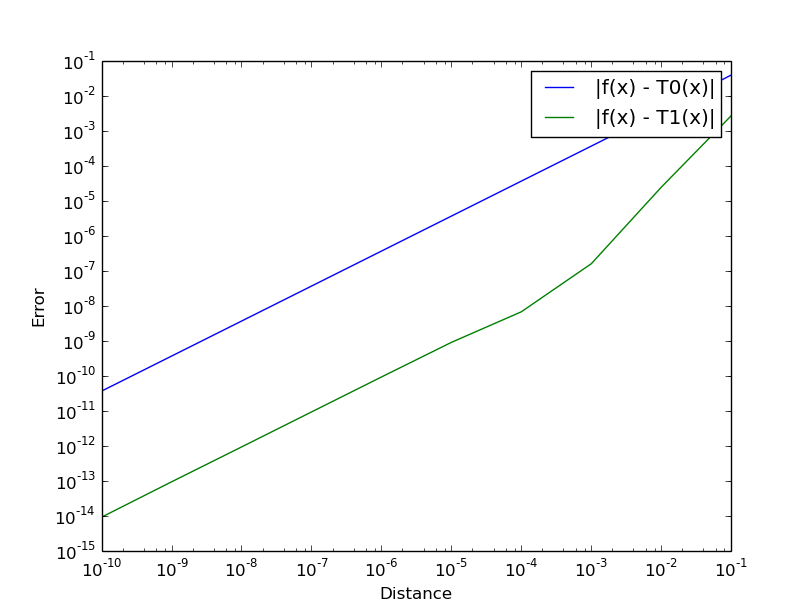

Write the Julia code that produced this figure.
using PyPlot


#technical function to resolve type conversion issues,i.e. 1xnxm is not identified with nxm arrays/matrices

function triple_double(M)
  n=size(M)
  res=zeros(n[2],n[3])
  for i = 1:n[2]
    for j = 1:n[3]
      res[i,j]=M[1,i,j]
    end
  end
  return res
end

#functions to apply fnc and gradient to the test vectors

function apply_fnc(f,inp,dim)
      result=zeros(10,dim)
      for i = 1:10
        result[i,:]=f(vec(inp[i,:])) #f(inp[i,:]')
      end
      return result
end

function det_mat(deriv,inp,dim)
  result=zeros(10,dim[1],dim[2])
  for i=1:10
    result[i,:,:]=deriv(vec(inp[i,:]))#deriv(inp[i,:]')
  end
  return result
end

function apply_grad(m,v,dim)
  res=zeros(10,dim)
  for i = 1:10
    res[i,:]=(triple_double(m[i,:,:]))'*v[i,:]'
  end
  return res
end

function apply_hessian(hess,v,dim)
  res=zeros(10,1)
  for i= 1:10
    res[i,:]=v[i,:]*triple_double(hess[i,:,:])*v[i,:]'
  end
  return res
end


#actual check derivative

function check_derivative(f,deriv,dim_inp,dim_f)
  x0 = randn(10,dim_inp)
  v  = randn(size(x0))
  f0 = apply_fnc(f,x0,dim_f)
  df0 = det_mat(deriv,x0,[dim_inp,dim_f])
  Error = zeros(10,2)
  w=apply_grad(df0,v,dim_f)
  for j=1:10
    ft = apply_fnc(f,(x0+10.0^(-j)*v),dim_f)
    Error[j,1] = norm(f0-ft)/norm(f0)
    Error[j,2] = norm(f0 .+10.0^(-j)*w .- ft)/norm(f0)
    #println(@sprintf("%1.3e\t%1.3e\t%1.3e",10.0^(-j), Error[j,1],Error[j,2]))
  end
  loglog(logspace(-1,-10,10),Error)
  legend(("|f(x) - T0(x)|","|f(x) - T1(x)|"))
  xlabel("Distance")
  ylabel("Error")
end

#check derivative at a specified point

function check_derivative_at_point(f,deriv,dim_inp,dim_f,x0)
  v  = randn(size(x0))
  v=v/norm(v)
  f0=f(x0)
  df0=deriv(x0)
  Error = zeros(10,2)
  for j=1:10
    ft = f(x0+10.0^(-j)*v)
    Error[j,1] = norm(f0-ft)/norm(f0)
    Error[j,2] = norm(f0 .+10.0^(-j)*df0'*v .- ft)/norm(f0)
    #println(@sprintf("%1.3e\t%1.3e\t%1.3e",10.0^(-j), Error[j,1],Error[j,2]))
  end
  loglog(logspace(-1,-10,10),Error)
  legend(("|f(x) - T0(x)|","|f(x) - T1(x)|"))
  xlabel("Distance")
  ylabel("Error")
end

function check_hessian(f,deriv,hessian,dim_inp) # currently f needs to be a a scalar valued function
  x0 = randn(10,dim_inp)
  v  = randn(size(x0))
  f0 = apply_fnc(f,x0,1)
  df0 = det_mat(deriv,x0,[dim_inp,1])
  d2f0 = det_mat(hessian,x0,[dim_inp,dim_inp])
  Error = zeros(10,2)
  w=apply_grad(df0,v,1)
  w2=apply_hessian(d2f0,v,dim_inp)
  for j=1:10
    ft = apply_fnc(f,(x0+10.0^(-j)*v),1)
    Error[j,1] = norm(f0-ft)/norm(f0)
    Error[j,2] = norm(f0 .+10.0^(-j)*w .+0.5*10.0^(-2*j)*w2  .- ft)/norm(f0)
    #println(@sprintf("%1.3e\t%1.3e\t%1.3e",10.0^(-j), Error[j,1],Error[j,2]))
  end
  loglog(logspace(-1,-10,10),Error)
  legend(("|f(x) - T0(x)|","|f(x) - T2(x)|"))
xlabel("Distance")
  ylabel("Error")
end
